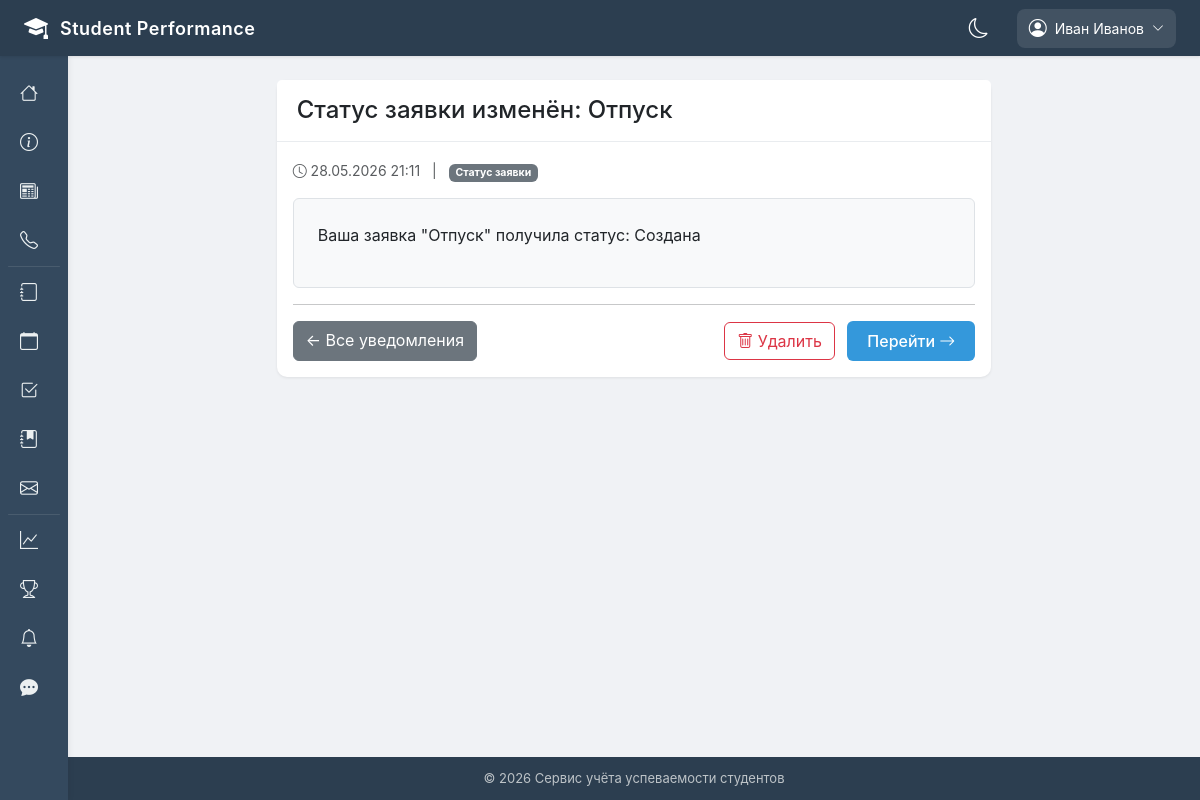
The app's page /notifications/59/ (signed in) with its own data.
### apps/accounts/models.py (models this page shows, shortened)
class User(AbstractUser):
    ROLE_CHOICES = [
        ('admin', 'Администратор'),
        ('teacher', 'Преподаватель'),
        ('student', 'Студент'),
        ('headman', 'Староста'),
        ('curator', 'Куратор'),
    ]
    role = models.CharField(max_length=20, choices=ROLE_CHOICES, default='student', verbose_name='Роль')
    phone_number = models.CharField(
        max_length=20,
        blank=True,
        null=True,
        validators=[RegexValidator(r'^\+375 \(\d{2}\) \d{3}-\d{2}-\d{2}$')],
        verbose_name='Номер телефона'
    )
    avatar = models.ImageField(upload_to='avatars/', blank=True, null=True, verbose_name='Аватар')
    date_of_birth = models.DateField(blank=True, null=True, verbose_name='Дата рождения')
    address = models.TextField(blank=True, null=True, verbose_name='Адрес')
    class Meta:
        verbose_name = 'Пользователь'
        verbose_name_plural = 'Пользователи'
        ordering = ['last_name', 'first_name']

class Notification(models.Model):
    NOTIFICATION_TYPES = [
        ('grade', 'Новая оценка'),
        ('attendance', 'Посещаемость'),
        ('schedule', 'Изменение расписания'),
        ('deadline', 'Дедлайн'),
        ('request', 'Статус заявки'),
        ('message', 'Новое сообщение'),
        ('system', 'Системное уведомление'),
    ]
    user = models.ForeignKey('User', on_delete=models.CASCADE, related_name='notifications', verbose_name='Пользователь')
    notification_type = models.CharField(max_length=20, choices=NOTIFICATION_TYPES, verbose_name='Тип')
    title = models.CharField(max_length=200, verbose_name='Заголовок')
    message = models.TextField(verbose_name='Сообщение')
    link = models.CharField(max_length=500, blank=True, null=True, verbose_name='Ссылка')
    is_read = models.BooleanField(default=False, verbose_name='Прочитано')
    created_at = models.DateTimeField(auto_now_add=True, verbose_name='Дата создания')
    class Meta:
        verbose_name = 'Уведомление'
        verbose_name_plural = 'Уведомления'
        ordering = ['-created_at']

### apps/notifications/views.py (the view)
# urls.py: path('notifications/<int:notification_id>/', views.notification_detail, name='notification_detail'),
@login_required
def notification_detail(request, notification_id):
    notification = get_object_or_404(Notification, id=notification_id, user=request.user)
    if not notification.is_read:
        notification.is_read = True
        notification.save()
    return render(request, 'notifications/detail.html', {'notification': notification})

### apps/chat/context_processors.py (called while the page is built)
def chat_unread_count(request):
    if request.user.is_authenticated:
        rooms = ChatRoom.objects.filter(participants=request.user)
        unread_count = 0
        for room in rooms:
            unread_count += room.messages.filter(is_read=False).exclude(sender=request.user).count()
        return {'chat_unread_count': unread_count}
    return {'chat_unread_count': 0}

### apps/core/context_processors.py (called while the page is built)
def notifications_processor(request):
    unread_count = 0
    if request.user.is_authenticated:
        unread_count = Notification.objects.filter(user=request.user, is_read=False).count()
    return {'unread_count': unread_count}

### templates/notifications/detail.html (shortened to what this page needs)
{% extends 'base.html' %}
{% block content %}
<div class="row justify-content-center">
    <div class="col-md-8">
        <div class="card">
            <div class="card-header">
                <h4 class="mb-0">{{ notification.title }}</h4>
            </div>
            <div class="card-body">
                <div class="mb-3">
                    <small class="text-muted">
                        <i class="bi bi-clock"></i> {{ notification.created_at|date:"d.m.Y H:i" }}
                        <span class="mx-2">|</span>
                        <span class="badge bg-secondary">{{ notification.get_notification_type_display }}</span>
                    </small>
                </div>
                <div class="border rounded p-4 bg-light">
                    {{ notification.message|linebreaks }}
                </div>
                <hr>
                <div class="d-flex justify-content-between">
                    <a href="{% url 'notifications_list' %}" class="btn btn-secondary">← Все уведомления</a>
                    <div>
                        <a href="{% url 'delete_notification' notification.id %}" class="btn btn-outline-danger"
                           onclick="return confirm('Удалить это уведомление?')">
                            <i class="bi bi-trash"></i> Удалить
                        </a>
                        {% if notification.link %}
                            <a href="{{ notification.link }}" class="btn btn-primary ms-2">
                                Перейти <i class="bi bi-arrow-right"></i>
                            </a>
                        {% endif %}
                    </div>
                </div>
            </div>
        </div>
    </div>
</div>
{% endblock %}

### templates/base.html (shortened to what this page needs)
<!DOCTYPE html>
<html lang="ru">
<head>
    <link href="https://cdn.jsdelivr.net/npm/bootstrap@5.3.0/dist/css/bootstrap.min.css" rel="stylesheet">
    <link rel="stylesheet" href="https://cdn.jsdelivr.net/npm/bootstrap-icons@1.11.0/font/bootstrap-icons.css">
</head>
<body>
    <div class="top-header">
        <div class="logo-area">
            <a href="{% url 'home' %}" style="text-decoration: none; color: white; display: flex; align-items: center; gap: 12px;">
                <i class="bi bi-mortarboard-fill"></i>
                <span>Student Performance</span>
            </a>
        </div>
        <div class="header-right">
            <div class="theme-toggle-header" onclick="toggleDarkMode()">
                <i id="themeIcon" class="bi bi-moon"></i>
            </div>
            {% if user.is_authenticated %}
                <div class="user-menu">
                    <div class="user-btn">
                        <i class="bi bi-person-circle"></i>
                        <span>{{ user.get_full_name|default:user.username|truncatechars:20 }}</span>
                        <i class="bi bi-chevron-down" style="font-size: 12px;"></i>
                    </div>
                </div>
            {% endif %}
        </div>
    </div>
    <div class="sidebar">
        <ul class="nav-links">
            <li>
                <a href="{% url 'home' %}">
                    <i class="bi bi-house"></i>
                </a>
            </li>
            <li>
                <a href="{% url 'about' %}">
                    <i class="bi bi-info-circle"></i>
                </a>
            </li>
            <li>
                <a href="{% url 'news_list' %}">
                    <i class="bi bi-newspaper"></i>
                </a>
            </li>
            <li>
                <a href="{% url 'contacts' %}">
                    <i class="bi bi-telephone"></i>
                </a>
            </li>
            {% if user.is_authenticated %}
                <li class="sidebar-divider"></li>
                {% if user.role == 'student' or user.role == 'headman' %}
                    <li>
                        <a href="{% url 'gradebook_view' %}">
                            <i class="bi bi-journal"></i>
                            <span>Зачётка</span>
                        </a>
                    </li>
                    <li>
                        <a href="{% url 'student_statistics' %}">
                            <i class="bi bi-graph-up"></i>
                            <span>Статистика</span>
                        </a>
                    </li>
                    <li>
                        <a href="{% url 'schedule_view' %}">
                            <i class="bi bi-calendar"></i>
                            <span>Расписание</span>
                        </a>
                    </li>
                    <li>
                        <a href="{% url 'student_attendance' %}">
                            <i class="bi bi-calendar-check"></i>
                            <span>Посещаемость</span>
                        </a>
                    </li>
                    <li>
                        <a href="{% url 'assignments_list' %}">
                            <i class="bi bi-journal-bookmark-fill"></i>
                            <span>Задания</span>
                        </a>
                    </li>
                    <li>
                        <a href="{% url 'requests_list' %}">
                            <i class="bi bi-envelope"></i>
                            <span>Заявки</span>
                        </a>
                    </li>
                    <li>
                        <a href="{% url 'group_list' %}">
                            <i class="bi bi-people-fill"></i>
                            <span>Моя группа</span>
                        </a>
                    </li>
                    <li>
                        <a href="{% url 'penalties_list' %}">
                            <i class="bi bi-exclamation-triangle-fill"></i>
                            <span>Взыскания</span>
                        </a>
                    </li>
                    <li>
                        <a href="{% url 'student_announcements' %}">
                            <i class="bi bi-megaphone-fill"></i>
                            <span>Объявления</span>
                        </a>
                    </li>
                {% elif user.role == 'teacher' %}
                    <li>
                        <a href="{% url 'teacher_gradebook' %}">
                            <i class="bi bi-journal"></i>
                        </a>
                    </li>
                    <li>
                        <a href="{% url 'schedule_view' %}">
                            <i class="bi bi-calendar"></i>
                        </a>
                    </li>
                    <li>
                        <a href="{% url 'teacher_attendance' %}">
                            <i class="bi bi-check2-square"></i>
                        </a>
                    </li>
                    <li>
                        <a href="{% url 'teacher_assignments' %}">
                            <i class="bi bi-journal-bookmark-fill"></i>
                        </a>
                    </li>
                    <li>
                        <a href="{% url 'requests_list' %}">
                            <i class="bi bi-envelope"></i>
                        </a>
                    </li>
                {% endif %}
                <li class="sidebar-divider"></li>
                {% if user.role == 'student' or user.role == 'headman' or user.is_superuser or user.role == 'teacher'%}
                    <li>
                    <a href="{% url 'analytics_dashboard' %}">
                        <i class="bi bi-graph-up"></i>
                    </a>
                    </li>
                {% endif %}
                <li>
                    <a href="{% url 'rating_list' %}">
                        <i class="bi bi-trophy"></i>
                    </a>
                </li>
                <li>
                    <a href="{% url 'notifications_list' %}">
                        <i class="bi bi-bell"></i>
                    </a>
                </li>
                <li>
                    <a href="{% url 'chat_list' %}">
                        <i class="bi bi-chat-dots-fill"></i>
                    </a>
                </li>
            {% endif %}
        </ul>
    </div>
    <div class="main-content">
        <div class="content-wrapper">
            {% block content %}{% endblock %}
        </div>
        <footer>
            <div class="container">
                <p class="mb-0">&copy; 2026 Сервис учёта успеваемости студентов</p>
            </div>
        </footer>
    </div>
</body>
</html>

### templates/base.html (style rules this page uses)
* { margin: 0; padding: 0; box-sizing: border-box; }
html, body { height: 100%; min-height: 100vh; }
body { display: flex; min-height: 100vh; background-color: #f0f2f5; font-family: -apple-system, BlinkMacSystemFont, 'Segoe UI', Roboto, 'Helvetica Neue', Arial, sans-serif; }
.top-header { position: fixed; top: 0; left: 0; right: 0; height: 56px; background: #2c3e50; color: white; display: flex; align-items: center; justify-content: space-between; padding: 0 24px; z-index: 1001; box-shadow: 0 1px 3px rgba(0,0,0,0.1); }
.logo-area { display: flex; align-items: center; gap: 12px; }
.logo-area i { font-size: 24px; }
.logo-area span { font-size: 18px; font-weight: 600; letter-spacing: 0.5px; }
.header-right { display: flex; align-items: center; gap: 20px; }
.theme-toggle-header { cursor: pointer; background: none; border: none; padding: 8px; border-radius: 8px; transition: background 0.2s; display: flex; align-items: center; justify-content: center; }
.theme-toggle-header i { font-size: 20px; color: white; }
.user-menu { position: relative; }
.user-btn { cursor: pointer; display: flex; align-items: center; gap: 8px; background: rgba(255,255,255,0.1); border-radius: 8px; padding: 6px 12px; transition: background 0.2s; }
.user-btn i:first-child { font-size: 18px; }
.user-btn span { font-size: 14px; }
.sidebar { position: fixed; left: 0; top: 56px; height: calc(100vh - 56px); width: 68px; background: #34495e; transition: width 0.25s ease; z-index: 1000; overflow-x: hidden; overflow-y: auto; box-shadow: 2px 0 5px rgba(0,0,0,0.05); }
.sidebar .nav-links { list-style: none; padding: 12px 0; }
.sidebar .nav-links li { margin: 2px 8px; border-radius: 8px; }
.sidebar .nav-links li a { color: #ecf0f1; text-decoration: none; display: flex; align-items: center; gap: 14px; white-space: nowrap; padding: 10px 12px; border-radius: 8px; font-size: 13px; font-weight: 500; }
.sidebar .nav-links li a i { font-size: 18px; min-width: 24px; }
.sidebar-divider { height: 1px; background: rgba(255,255,255,0.1); margin: 12px 8px; }
.main-content { margin-left: 68px; margin-top: 56px; transition: margin-left 0.25s ease; flex: 1; display: flex; flex-direction: column; min-height: calc(100vh - 56px); background-color: #f0f2f5; }
.content-wrapper { flex: 1; padding: 24px; background-color: #f0f2f5; }
.card { border: none; border-radius: 10px; box-shadow: 0 1px 3px rgba(0,0,0,0.08); transition: box-shadow 0.2s; background-color: white; }
.card-header { background-color: white; border-bottom: 1px solid #e9ecef; padding: 16px 20px; font-weight: 600; }
.btn-primary { background: #3498db; border: none; border-radius: 6px; padding: 8px 20px; font-weight: 500; transition: background 0.2s; }
footer { background-color: #2c3e50; color: #bdc3c7; padding: 12px 0; text-align: center; font-size: 13px; }

### records on screen
User: get_full_name "Иван Иванов"
Notification: title "Статус заявки изменён: Отпуск", created_at "28.05.2026 21:11", notification_type "Статус заявки", message "Ваша заявка \"Отпуск\" получила статус: Создана"
